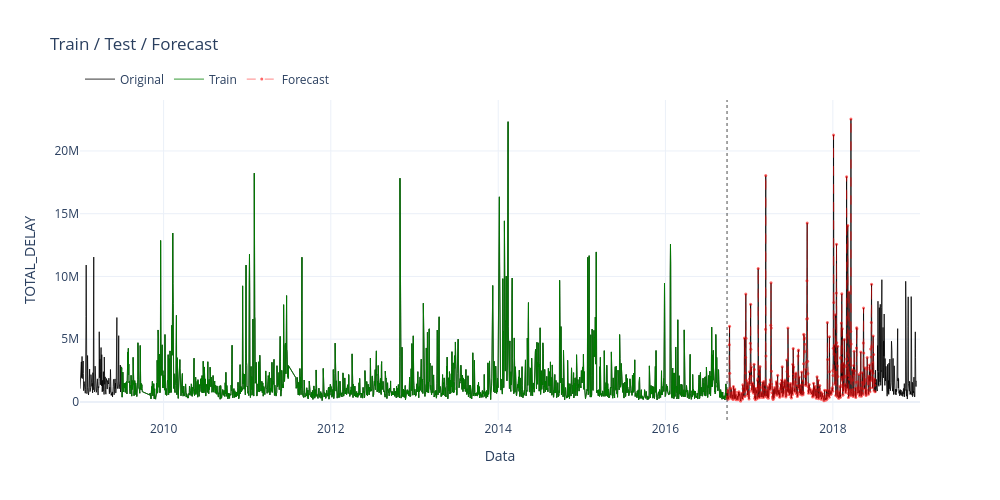

Notebook code for this chart:
### Code cell
import plotly.graph_objects as go

fig = go.Figure()

fig.add_trace(go.Scatter(
    x=serie.index, y=serie,
    name='Original', line=dict(color='black', width=0.8)
))
fig.add_trace(go.Scatter(
    x=train_denoised.index, y=serie.loc[train_denoised.index],
    name='Train', line=dict(color='green', width=0.8)
))
#fig.add_trace(go.Scatter(
#    x=test_denoised.index, y=serie.loc[test_denoised.index],
#    name='Test', line=dict(color='blue', width=0.8), opacity=0.4
#))
fig.add_trace(go.Scatter(
    x=test_denoised.index, y=forecast_original,
    name='Forecast', line=dict(color='red', width=0.8, dash='dash'),
    mode='lines+markers', marker=dict(size=3), opacity=0.6
))

# separatore train/test
fig.add_vline(
    x=train_denoised.index[-1],
    line=dict(color='black', dash='dot', width=1),
    opacity=0.7
)

fig.update_layout(
    title='Train / Test / Forecast',
    xaxis_title='Data',
    yaxis_title='TOTAL_DELAY',
    legend=dict(orientation='h', yanchor='bottom', y=1.02, xanchor='left', x=0),
    hovermode='x unified',
    template='plotly_white',
    width=1000, height=500
)

fig.show()

### Figure 1 — Plotly figure (JSON) as saved in the notebook; plotly's stock layout.template omitted (floating-point values rounded to 4 significant figures; data arrays with more than 128 entries replaced by an {"elided": "..."} marker saying what was removed)
{"data": [{"line": {"color": "black", "width": 0.8}, "name": "Original", "type": "scatter", "x": {"elided": "3590 str values"}, "y": {"elided": "3590 float values"}}, {"line": {"color": "green", "width": 0.8}, "name": "Train", "type": "scatter", "x": {"elided": "2584 str values"}, "y": {"elided": "2584 float values"}}, {"line": {"color": "red", "dash": "dash", "width": 0.8}, "marker": {"size": 3}, "mode": "lines+markers", "name": "Forecast", "opacity": 0.6, "type": "scatter", "x": {"elided": "646 str values"}, "y": {"elided": "646 float values"}}], "layout": {"height": 500, "hovermode": "x unified", "legend": {"orientation": "h", "x": 0, "xanchor": "left", "y": 1.02, "yanchor": "bottom"}, "shapes": [{"line": {"color": "black", "dash": "dot", "width": 1}, "opacity": 0.7, "type": "line", "x0": "2016-09-26T00:00:00", "x1": "2016-09-26T00:00:00", "xref": "x", "y0": 0, "y1": 1, "yref": "y domain"}], "title": {"text": "Train / Test / Forecast"}, "width": 1000, "xaxis": {"title": {"text": "Data"}}, "yaxis": {"title": {"text": "TOTAL_DELAY"}}}}
